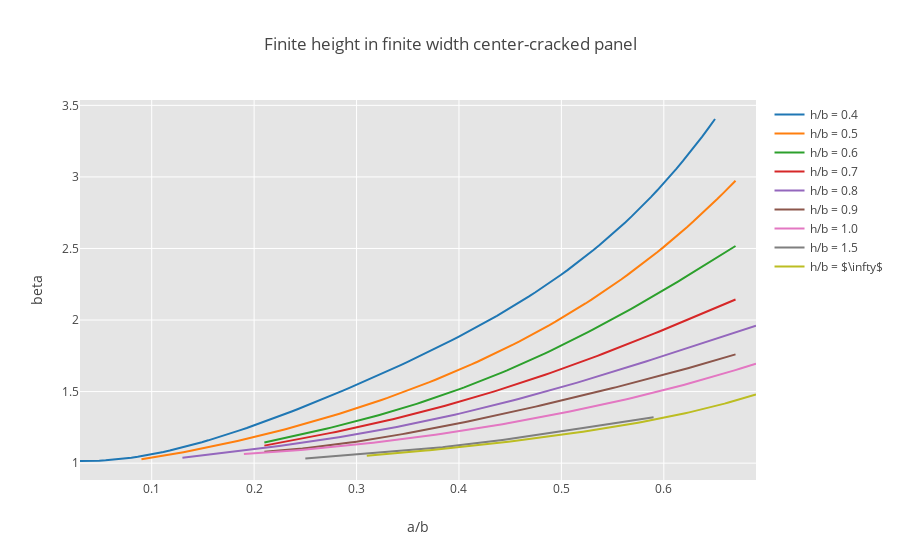

Write notebook code for a chart like this one.
### Code cell
#load saved plot.ly figures
with open('../plotlyfigs/compounding.pickle','rb') as f:
    fig=pickle.load(f)
#plot first figure
iplot(fig[0])
